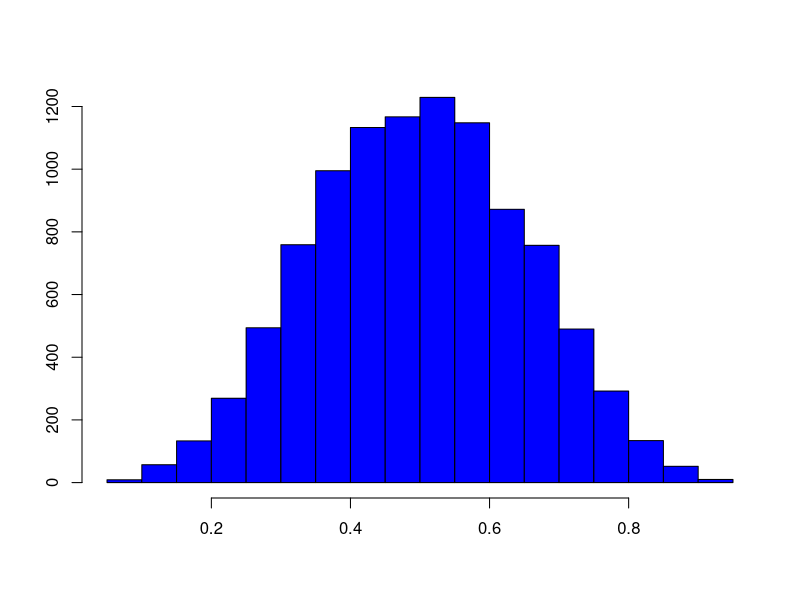
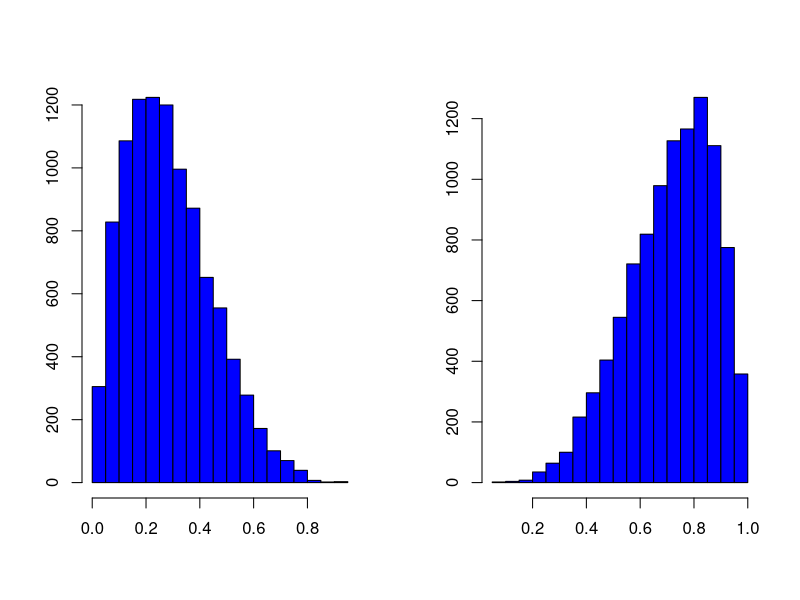
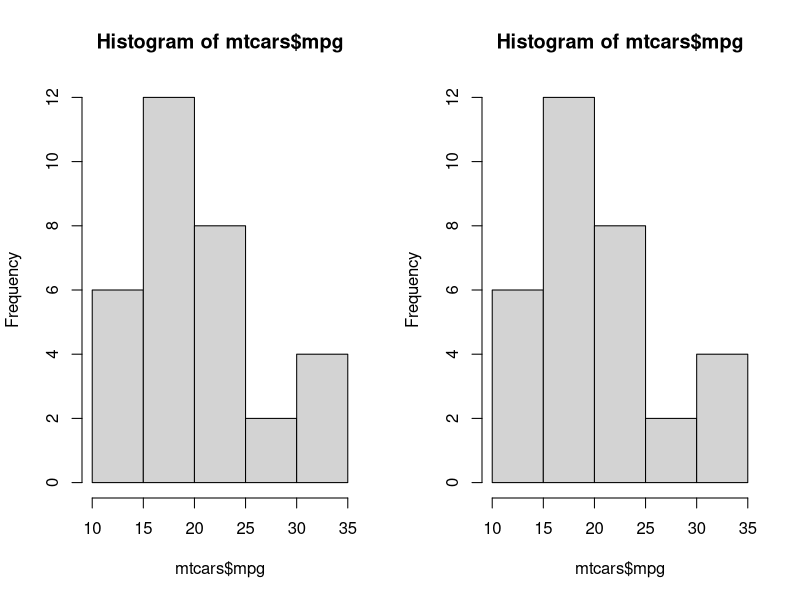
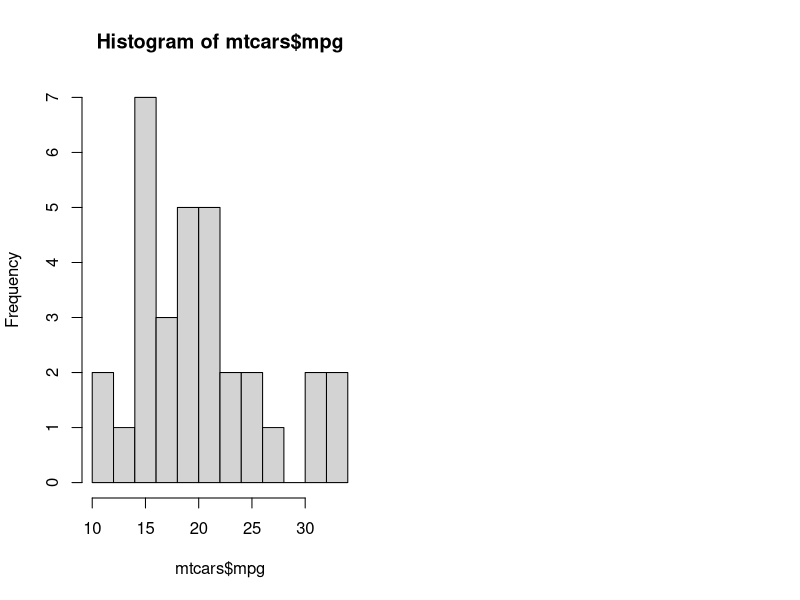
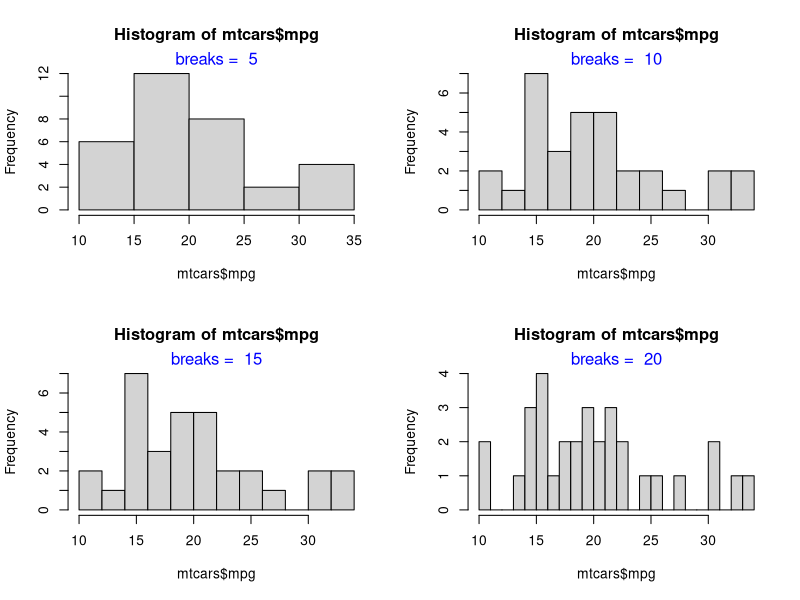
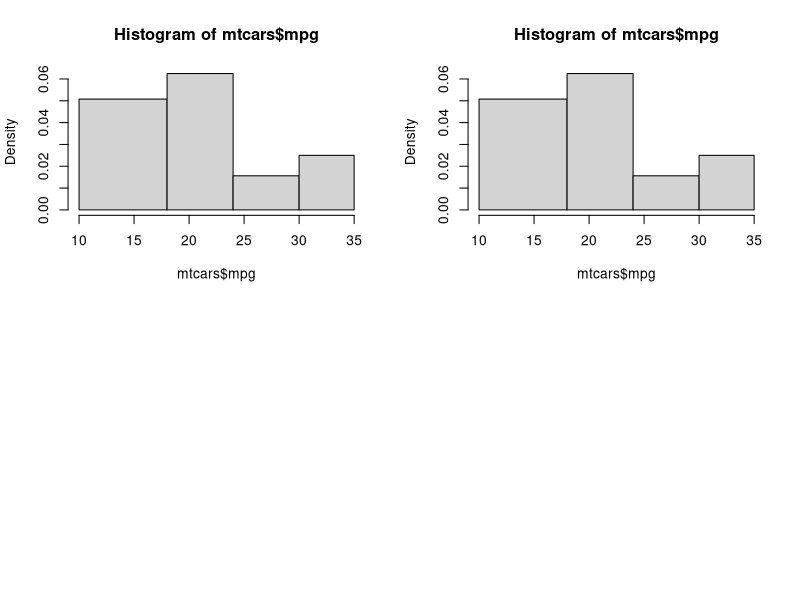
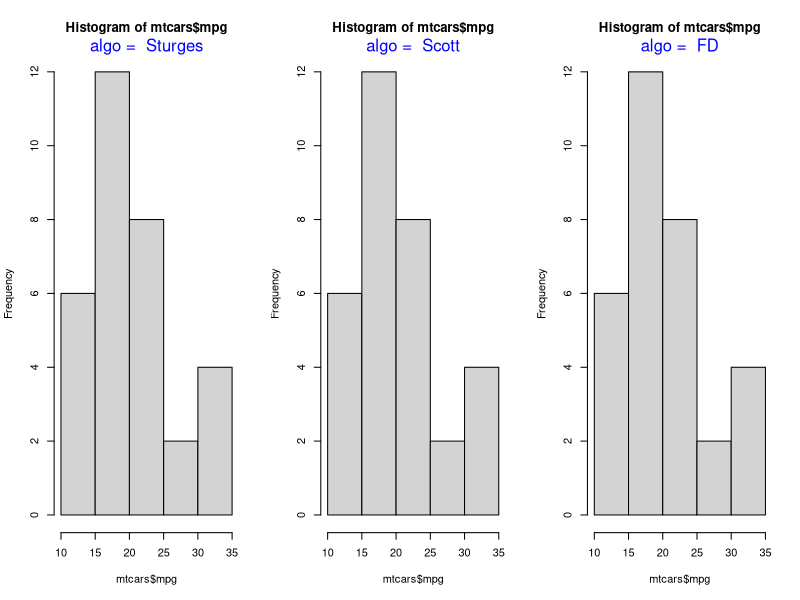
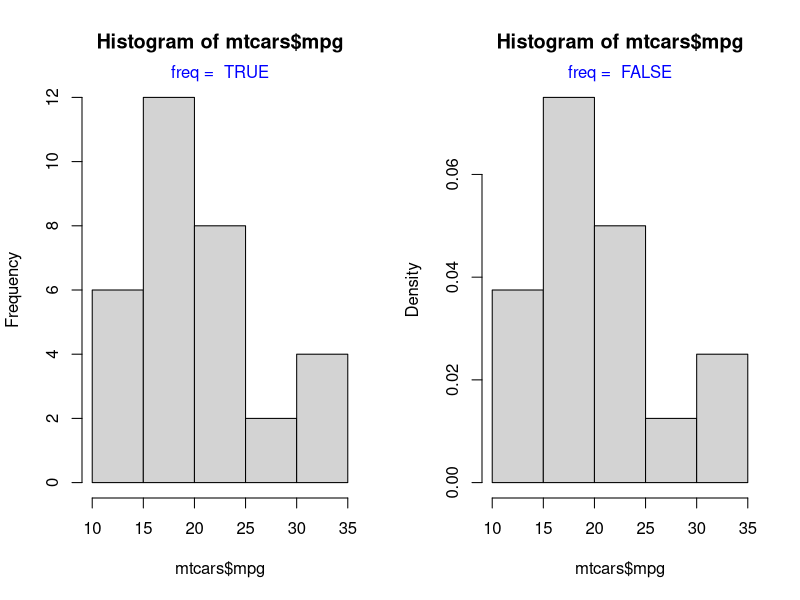

Write the R code that produced these figures, in order.
## ---- chunk 1
hist(rbeta(10000, 5, 5), ann = FALSE, col = 'blue')
## ---- chunk 2
init <- par(no.readonly = TRUE)
par(mfrow = c(1, 2))
hist(rbeta(10000, 2, 5), ann = FALSE, col = 'blue')
hist(rbeta(10000, 5, 2), ann = FALSE, col = 'blue')
## ---- chunk 3
hist(mtcars$mpg)
## ---- chunk 4
# store the results of hist function
h <- hist(mtcars$mpg)

# display number of breaks
h$breaks

# frequency of the intervals
h$counts

# frequency density
h$density

# mid points of the intervals
h$mids

# varible name
h$xname

# whether intervals are of equal size
h$equidist
## ---- chunk 5
hist(mtcars$mpg, breaks = 10)
## ---- chunk 6
init <- par(no.readonly = TRUE)
par(mfrow = c(2, 2))
values <- c(5, 10, 15, 20)
for (i in values) {
    hist(mtcars$mpg, breaks = i)
    mtext(paste("breaks = ", i), side = 3, col = "blue")
}
## ---- chunk 7
hist(mtcars$mpg, breaks = c(10, 18, 24, 30, 35))
## ---- chunk 8
h <- hist(mtcars$mpg, breaks = c(10, 18, 24, 30, 35))
frequency <- h$counts
class_width <- c(8, 6, 6, 5)
rel_freq <- frequency / length(mtcars$mpg)
freq_density <- rel_freq / class_width
d <- data.frame(frequency = frequency, class_width = class_width, relative_frequency = rel_freq, frequency_density = freq_density)
d
## ---- chunk 9
sum(d$frequency_density * d$class_width)
## ---- chunk 10
init <- par(no.readonly = TRUE)
par(mfrow = c(1, 3))
values <- c("Sturges", "Scott", "FD")
for (i in values) {
    hist(mtcars$mpg, breaks = i)
    mtext(paste("algo = ", i), side = 3, col = "blue")
}
## ---- chunk 11
init <- par(no.readonly = TRUE)
par(mfrow = c(1, 2))
values <- c(TRUE, FALSE)
for (i in values) {
    hist(mtcars$mpg, freq = i)
    mtext(paste("freq = ", i), side = 3, col = "blue")
}
## ---- chunk 12
hist(mtcars$mpg, probability = TRUE)
## ---- chunk 13
hist(mtcars$mpg, col = 'blue')
## ---- chunk 14
hist(mtcars$mpg, col = c('red', 'blue', 'green', 'yellow', 'brown'))
## ---- chunk 15
hist(mtcars$mpg, col = c('red', 'blue'))
## ---- chunk 16
hist(mtcars$mpg, border = 'red')
## ---- chunk 17
hist(mtcars$mpg, border = c('red', 'blue', 'green', 'yellow', 'brown'))
## ---- chunk 18
hist(mtcars$mpg, labels = TRUE)
## ---- chunk 19
hist(mtcars$mpg, labels = c("6", "12", "8", "2", "4"))
## ---- chunk 20
hist(mtcars$mpg, labels = TRUE, prob = TRUE,
     ylim = c(0, 0.1), xlab = 'Miles Per Gallon',
     main = 'Distribution of Miles Per Gallon',
     col = rainbow(5))
